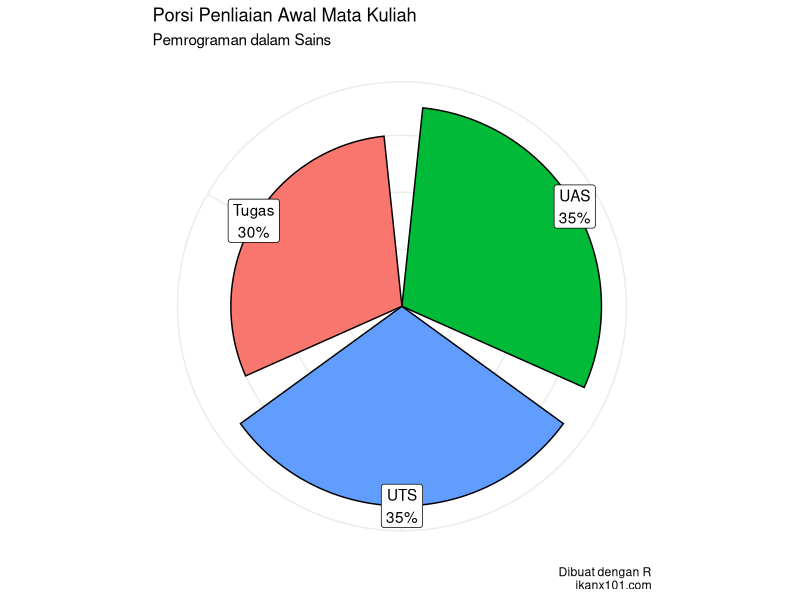

Recreate this plot in R. (Note: this script raises an error after producing the figure.)
## ---- chunk 1
knitr::opts_chunk$set(echo = TRUE)
setwd("~/S2 Sains Komputasi ITB/Kuliah/Semester I/Pemrograman dalam Sains")

rm(list=ls())

library(dplyr)
library(ggplot2)
## ---- chunk 2
data.frame(
  ket = c("UTS","UAS","Tugas"),
  persen = c(35,35,30)
) %>% 
  mutate(label = paste0(ket,"\n",persen,"%")) %>% 
  ggplot(aes(x = reorder(ket,-persen),
             y = persen)) +
  geom_col(aes(fill = label),
           color = "black") +
  geom_label(aes(label = label)) +
  labs(title = "Porsi Penliaian Awal Mata Kuliah",
       subtitle = "Pemrograman dalam Sains",
       caption = "Dibuat dengan R\nikanx101.com") +
  theme_minimal() +
  theme(axis.title = element_blank(),
        axis.text = element_blank(),
        legend.position = "none") +
  coord_polar()
## ---- chunk 3
knitr::include_graphics("Screenshot from 2021-08-24 13-28-36.png")
## ---- chunk 4
knitr::include_graphics("Screenshot from 2021-08-24 14-19-09.png")
knitr::include_graphics("Screenshot from 2021-08-24 14-20-12.png")
## ---- chunk 5
knitr::include_graphics("MicrosoftTeams-image.png")
## ---- chunk 6
knitr::include_graphics("Screenshot from 2021-08-24 14-28-33.png")
knitr::include_graphics("Screenshot from 2021-08-24 14-30-18.png")
knitr::include_graphics("Screenshot from 2021-08-24 14-34-20.png")
